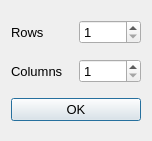
<?xml version="1.0" encoding="UTF-8"?>
<ui version="4.0">
 <class>gridSizeQuery</class>
 <widget class="QDialog" name="gridSizeQuery">
  <property name="windowModality">
   <enum>Qt::ApplicationModal</enum>
  </property>
  <property name="geometry">
   <rect>
    <x>0</x>
    <y>0</y>
    <width>152</width>
    <height>141</height>
   </rect>
  </property>
  <property name="font">
   <font>
    <pointsize>10</pointsize>
   </font>
  </property>
  <property name="focusPolicy">
   <enum>Qt::NoFocus</enum>
  </property>
  <property name="windowTitle">
   <string>Dialog</string>
  </property>
  <property name="modal">
   <bool>true</bool>
  </property>
  <layout class="QGridLayout" name="gridLayout">
   <item row="0" column="0">
    <widget class="QLabel" name="labelRows">
     <property name="font">
      <font>
       <pointsize>10</pointsize>
      </font>
     </property>
     <property name="text">
      <string>Rows</string>
     </property>
    </widget>
   </item>
   <item row="0" column="1">
    <widget class="QSpinBox" name="spinBoxRows">
     <property name="font">
      <font>
       <pointsize>10</pointsize>
      </font>
     </property>
     <property name="minimum">
      <number>1</number>
     </property>
     <property name="maximum">
      <number>512</number>
     </property>
    </widget>
   </item>
   <item row="1" column="0">
    <widget class="QLabel" name="labelColumns">
     <property name="font">
      <font>
       <pointsize>10</pointsize>
      </font>
     </property>
     <property name="text">
      <string>Columns</string>
     </property>
    </widget>
   </item>
   <item row="1" column="1">
    <widget class="QSpinBox" name="spinBoxColumns">
     <property name="font">
      <font>
       <pointsize>10</pointsize>
      </font>
     </property>
     <property name="minimum">
      <number>1</number>
     </property>
     <property name="maximum">
      <number>512</number>
     </property>
    </widget>
   </item>
   <item row="2" column="0" colspan="2">
    <widget class="QPushButton" name="okButton">
     <property name="font">
      <font>
       <pointsize>10</pointsize>
      </font>
     </property>
     <property name="text">
      <string>OK</string>
     </property>
    </widget>
   </item>
  </layout>
 </widget>
 <resources/>
 <connections/>
</ui>
